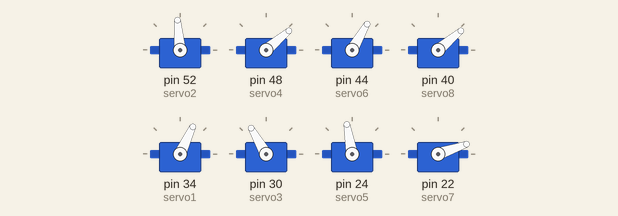
This sketch was run on a simulated Arduino Mega 2560, built with avr-gcc and run on an emulated ATmega2560. Shown: 8 × servo.

Above: at 11.45 s.
At 12.95 s:
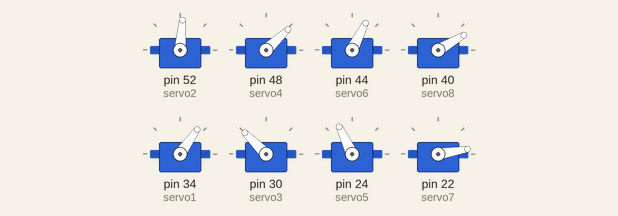
At 14.5 s:
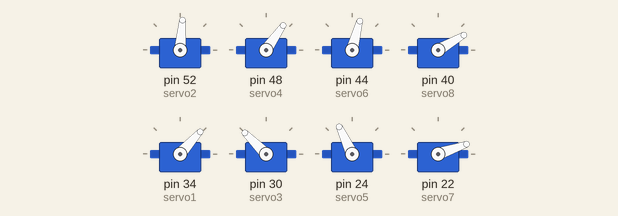
At 15.25 s:
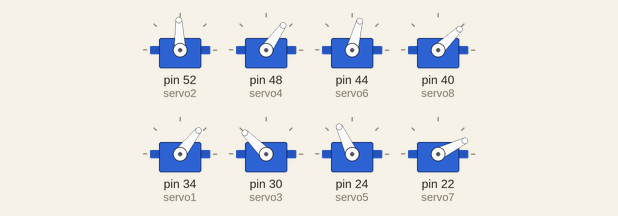
At 16.05 s:
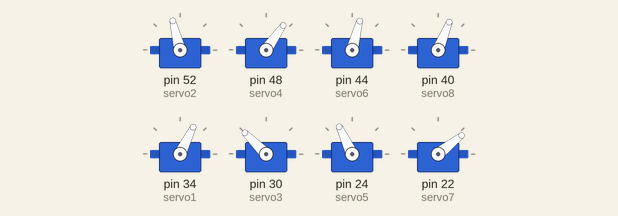
At 17.6 s:
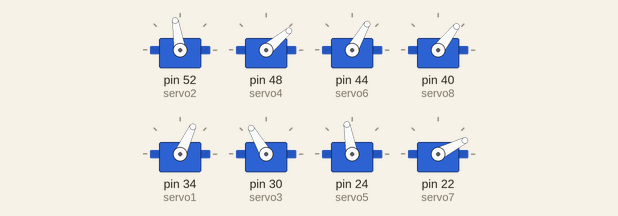
Timing chart, 0 to 19.8 s (numbered marks = the images above):
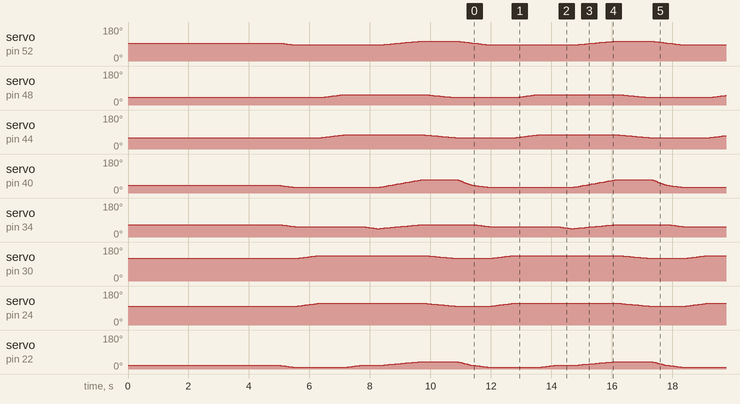

The sketch:

agoravai.ino
```cpp
/**@file Andar.ino  */

#include <Servo.h>

//Objetos dos motores
Servo servo1;
Servo servo2;
Servo servo3;
Servo servo4;
Servo servo5;
Servo servo6;
Servo servo7;
Servo servo8;

//Posições iniciais dos motores da esquerda
int pos2 = 95;
int pos6 = 60;
int pos8 = 40;
int pos4 = 40;

//Posições iniciais dos motores da direita
int pos1 = 65;
int pos5 = 100;
int pos7 = 19;
int pos3 = 120;

//Variaveis necessárias
int angpesodir = 10; //Ângulo do balanço
int angjoe = 15; //O quanto ele levanta o joelho no prep
int angpasso = 20; //O quanto ele levanta o joelho para andar

//Função necessárias
void stop();

void prep();

void andarFrente();

//Configuração inicial do arduino e dos motores
void setup() {

  //Inicialização dos motores da esquerda
    servo2.attach(52);
    servo4.attach(48);
    servo6.attach(44);
    servo8.attach(40);

  //Inicialização dos motores da direita
    servo1.attach(34);
    servo3.attach(30);
    servo5.attach(24);
    servo7.attach(22);

  //Posição inicial
    stop();
    delay(5000);

  //Preparar para o passo
    prep();
    delay(1);

}

void andarFrente(){

}

void stop(){
  servo1.write(pos1);
  servo2.write(pos2);
  servo3.write(pos3);
  servo4.write(pos4);
  servo5.write(pos5);
  servo6.write(pos6);
  servo7.write(pos7);
  servo8.write(pos8);

  delay(1);
}

void prep(){

  //Peso para a perna esquerda OK
    for (int i = 0; i <= angpesodir; i++) {
    servo2.write(pos2 - i);
    servo8.write(pos8 - i);
    servo1.write(pos1 - i);
    servo7.write(pos7 - i);
    delay(50);

  }

  delay(1);

  //Contrair perna direita
   for(int j=0; j<=angjoe; j++) {
    servo3.write(pos3 + j);
    servo5.write(pos5 + j);
    delay(50);
  }

  delay(1);

  //Esticar perna esquerda
   for(int j=0; j<=angjoe; j++) {
    servo4.write(pos4 + j);
    servo6.write(pos6 + j);
    delay(50);
  }

  delay(1);
  // Retornar o servo 7 para a posição original
    for(int i=0; i <= angpesodir ; i++){
    servo7.write(pos7 - angpesodir + i);
    delay(50);
    }

  delay(1);

    for(int i=0; i<=angpesodir; i++){
      servo1.write(pos1 - angpesodir - i);
      delay(50);
    }

  //Peso para a perna direita
    for (int i = 0; i <= 2*angpesodir; i++) {
    servo2.write(pos2 - angpesodir + i);
    servo8.write(pos8 - angpesodir + 2*i);
    servo1.write(pos1 - 2*angpesodir + i);
    servo7.write(pos7 + i);
    delay(70);
  }

  delay(1);


//COISAS QUE NAO SAO DO PREP
  //Contrair perna esquerda
   for(int j=0; j<=angjoe; j++) {
    servo4.write(pos4 + angjoe - j);
    servo6.write(pos6 + angjoe - j);
    servo3.write(pos3 + angjoe - j);
    servo5.write(pos5 + angjoe - j);
    delay(70);
  }

  delay(1);

    for (int i = 0; i <= angpesodir; i++) {
    servo2.write(pos2 + angpesodir - i);
    servo8.write(pos8 + 3*angpesodir - 3*i);
    servo7.write(pos7 + 2*angpesodir-2*i);
    delay(50);
  }

  delay(1);

}

 /**  Loop principal do arduino
 * */
void loop() {
 //andarFrente();
 stop();
 prep();
}
```
